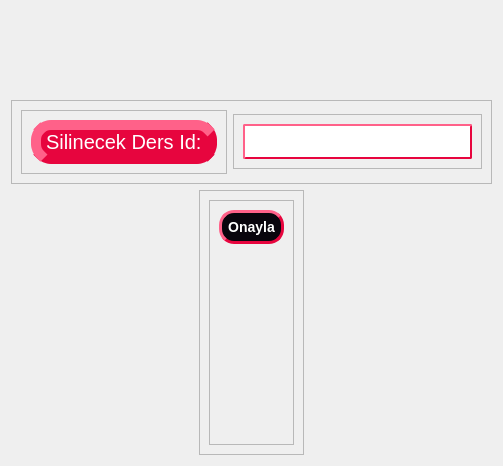
         <widget class="QWidget" name="pageDersSil">
          <layout class="QVBoxLayout" name="verticalLayout_46">
           <property name="topMargin">
            <number>100</number>
           </property>
           <item alignment="Qt::AlignHCenter|Qt::AlignVCenter">
            <widget class="QFrame" name="frame_47">
             <property name="frameShape">
              <enum>QFrame::StyledPanel</enum>
             </property>
             <property name="frameShadow">
              <enum>QFrame::Raised</enum>
             </property>
             <layout class="QHBoxLayout" name="horizontalLayout_16">
              <item alignment="Qt::AlignHCenter|Qt::AlignVCenter">
               <widget class="QFrame" name="frame_49">
                <property name="frameShape">
                 <enum>QFrame::StyledPanel</enum>
                </property>
                <property name="frameShadow">
                 <enum>QFrame::Raised</enum>
                </property>
                <layout class="QVBoxLayout" name="verticalLayout_47">
                 <item>
                  <widget class="QLabel" name="label_28">
                   <property name="styleSheet">
                    <string notr="true">QLabel{
background-color: rgb(231, 5, 62);
border-color: rgb(231, 5, 62);
border-width: 10px;
border-style: outset;
border-radius: 20px;
color:rgb(255,255,255);
font-size: 20px;
}
</string>
                   </property>
                   <property name="text">
                    <string>Silinecek Ders Id:</string>
                   </property>
                  </widget>
                 </item>
                </layout>
               </widget>
              </item>
              <item alignment="Qt::AlignHCenter|Qt::AlignVCenter">
               <widget class="QFrame" name="frame_50">
                <property name="frameShape">
                 <enum>QFrame::StyledPanel</enum>
                </property>
                <property name="frameShadow">
                 <enum>QFrame::Raised</enum>
                </property>
                <layout class="QVBoxLayout" name="verticalLayout_48">
                 <item>
                  <widget class="QLineEdit" name="lnSilDersId">
                   <property name="styleSheet">
                    <string notr="true">QLineEdit{
border-color: rgb(231, 5, 62);
border-width: 2px;
border-style: outset;
border-radius: 2px;
color:rgb(255,255,255);
font-size: 25px;
}

QLineEdit:hover {
background-color: qlineargradient(spread:pad, x1:0, y1:1, x2:0, y2:0, stop:0 rgb(41, 128, 185), stop:1 rgb(52, 152, 219));
}</string>
                   </property>
                  </widget>
                 </item>
                </layout>
               </widget>
              </item>
             </layout>
            </widget>
           </item>
           <item alignment="Qt::AlignHCenter|Qt::AlignVCenter">
            <widget class="QFrame" name="frame_48">
             <property name="frameShape">
              <enum>QFrame::StyledPanel</enum>
             </property>
             <property name="frameShadow">
              <enum>QFrame::Raised</enum>
             </property>
             <layout class="QVBoxLayout" name="verticalLayout_49">
              <item alignment="Qt::AlignHCenter|Qt::AlignVCenter">
               <widget class="QFrame" name="frame_51">
                <property name="frameShape">
                 <enum>QFrame::StyledPanel</enum>
                </property>
                <property name="frameShadow">
                 <enum>QFrame::Raised</enum>
                </property>
                <layout class="QVBoxLayout" name="verticalLayout_50">
                 <property name="bottomMargin">
                  <number>200</number>
                 </property>
                 <item>
                  <widget class="QPushButton" name="btnDersSilOnayla">
                   <property name="styleSheet">
                    <string notr="true">QPushButton {
	background-color: rgb(9,5,13);
    border-style: outset;
    border-width: 3px;
    border-radius: 15px;
    border-color: rgb(231,5,62);
    font: bold 14px;
	color:rgb(255,255,255);
    min-width: 10em;
    padding: 6px;
}

QPushButton:hover {
background-color: qlineargradient(spread:pad, x1:0, y1:1, x2:0, y2:0, stop:0 rgb(41, 128, 185), stop:1 rgb(52, 152, 219));
}</string>
                   </property>
                   <property name="text">
                    <string>Onayla</string>
                   </property>
                  </widget>
                 </item>
                </layout>
               </widget>
              </item>
             </layout>
            </widget>
           </item>
          </layout>
         </widget>
